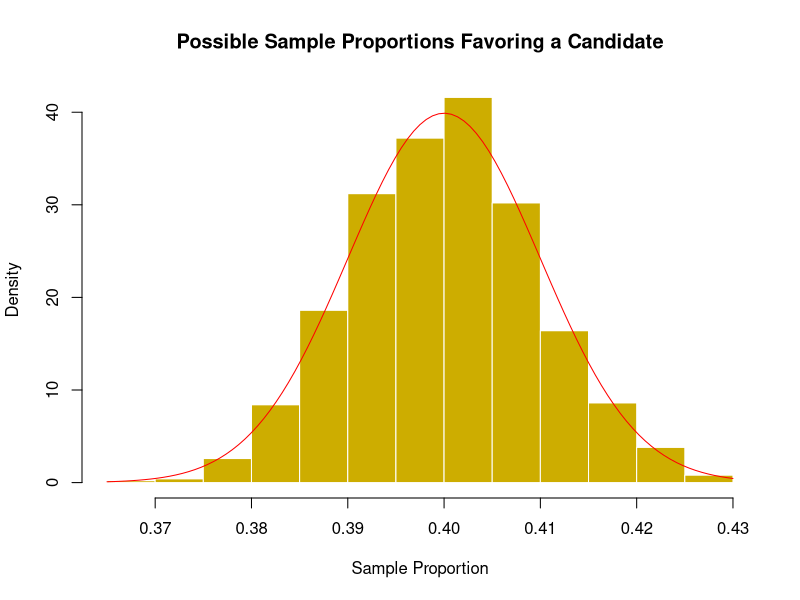
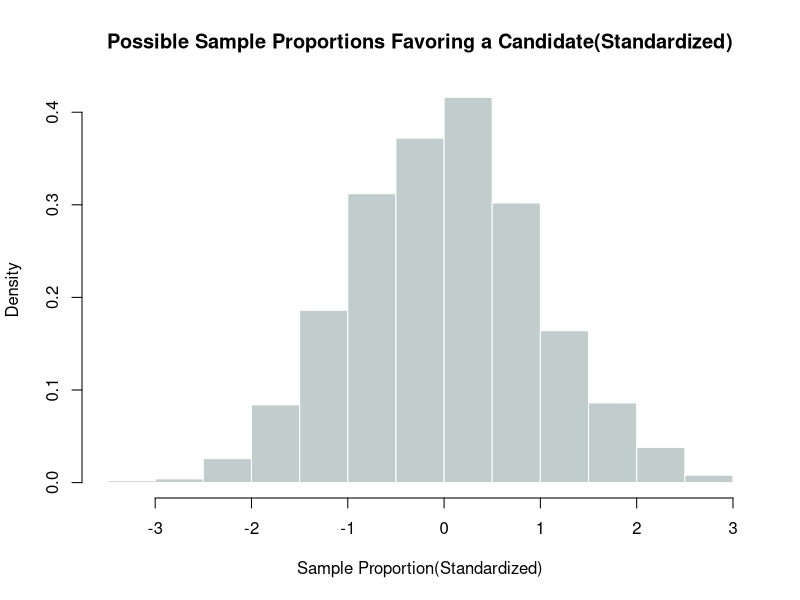
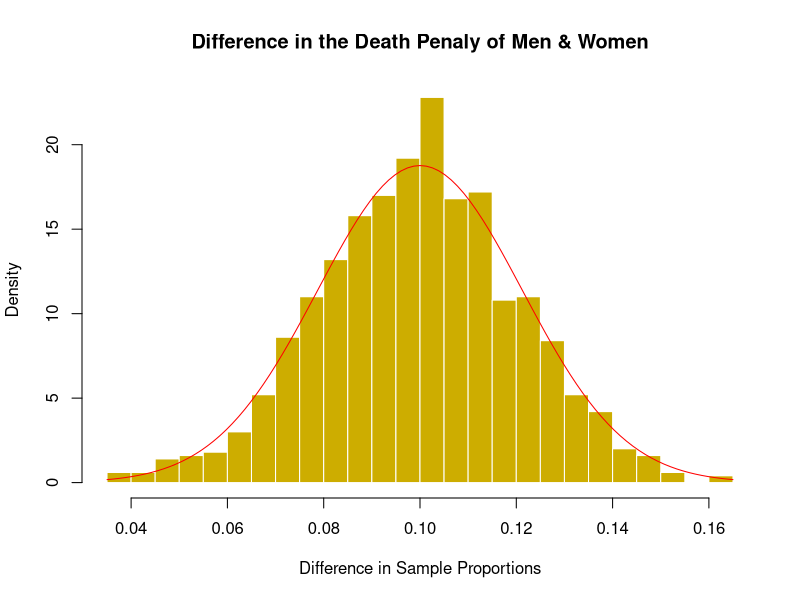
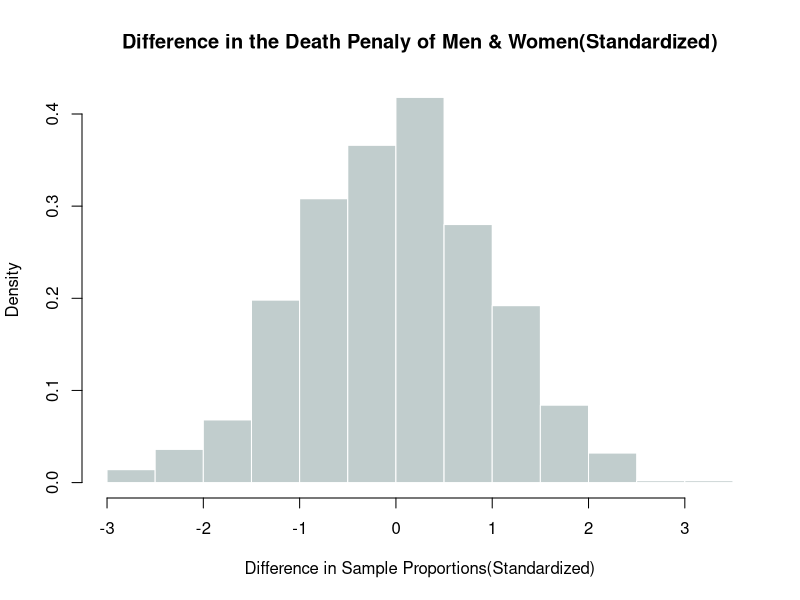
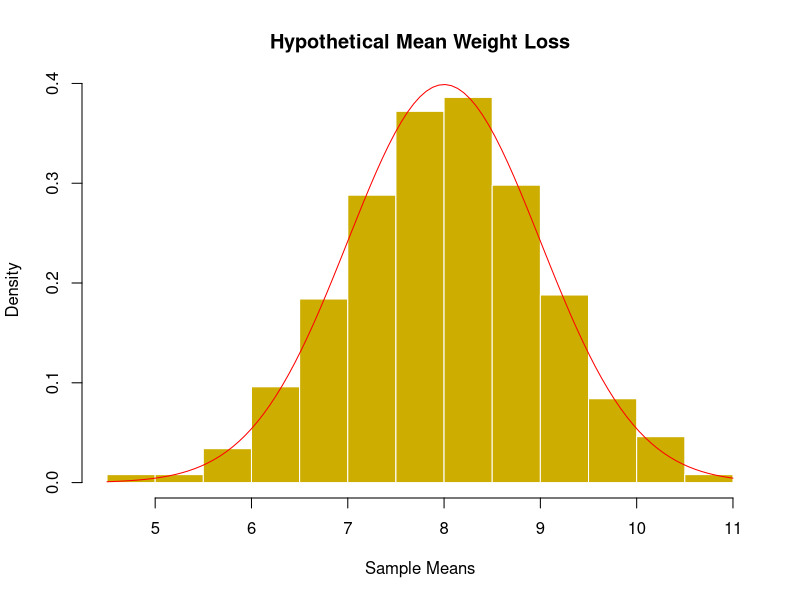
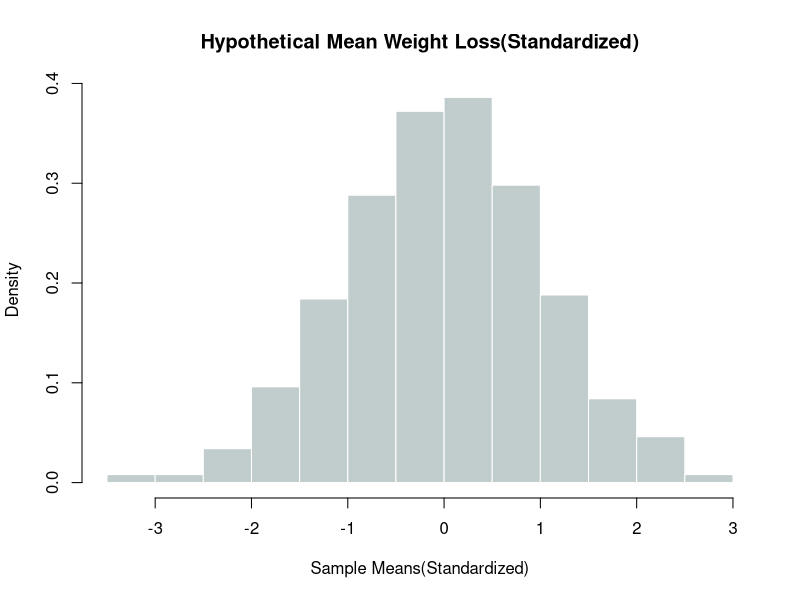
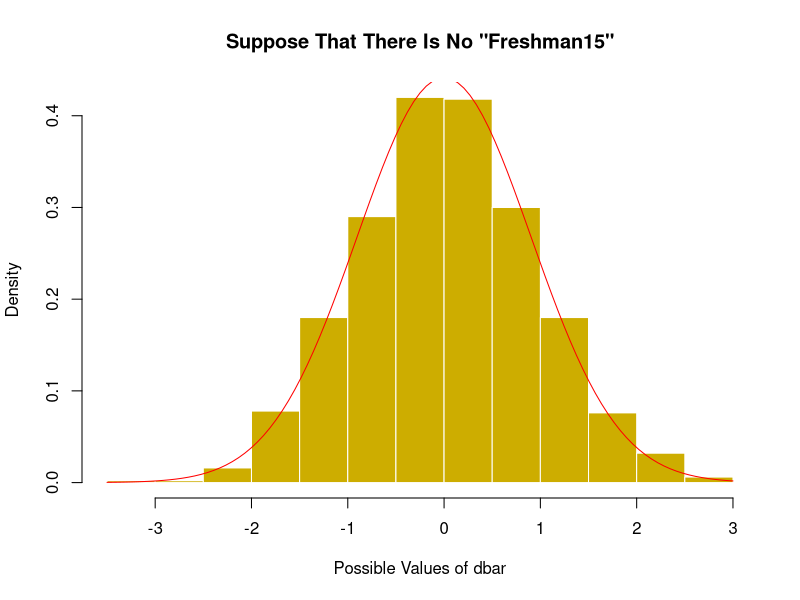
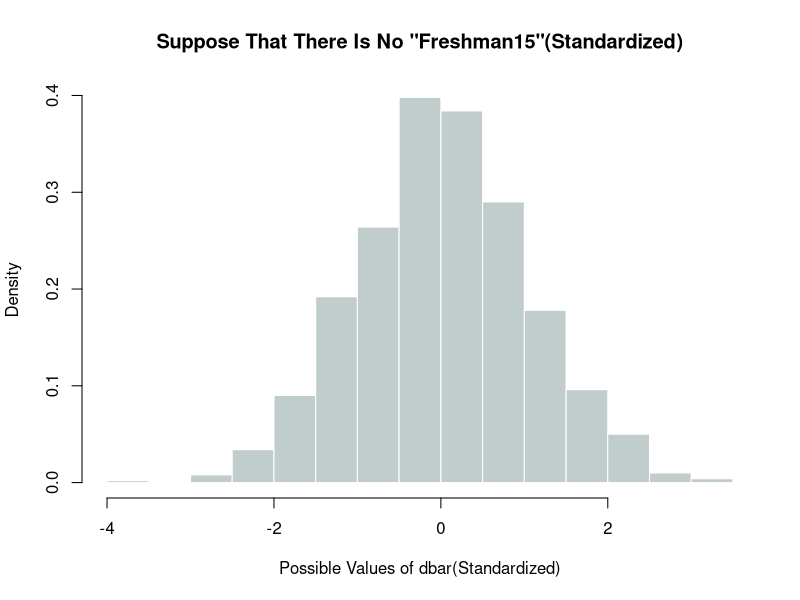

Generate these figures, in order, with R:
## ---- chunk 1
#Each of Sampling
bino.x = function(n, p){
  samp = sample(x = c(0,1), n, replace = T, prob = c(1-p, p))
  x = sum(samp)
  phat = x/n
  return(phat)
}

#Sample Many Times
simu.phat = c()
for (i in 1:1000){#進行1000次模擬
  x = bino.x(n = 2400, p = 0.4)#每次模擬抽2400人
  simu.phat[i] = x
}

#Draw
hist(simu.phat, probability = T, breaks = 20,
     main = 'Possible Sample Proportions Favoring a Candidate',
     xlab = ('Sample Proportion'),
     col = 'gold3', border = 'white')

#Calculating simulated and theoretical values
n = 2400
p = 0.4
simu.mean = mean(simu.phat);simu.mean
simu.sd = sd(simu.phat);simu.sd
theo.mean = p;theo.mean
theo.sd = sqrt(p*(1-p)/n);theo.sd

#Overlapping with a curve(curve用法很特別)
curve(dnorm(x, mean = theo.mean, sd = theo.sd), add = T, col = 'red', lwd = 1)

#Caculating Z-score
simu.z = (simu.phat - theo.mean)/theo.sd
head(simu.z)
hist(simu.z, probability = T, breaks = 20,
     main = 'Possible Sample Proportions Favoring a Candidate(Standardized)',
     xlab = 'Sample Proportion(Standardized)',
     col = 'azure3', border = 'white')
## ---- chunk 2
#Sample Many Times
simu.phat1 = c()
simu.phat2 = c()
for (i in 1:1000){#進行1000次模擬
  x = bino.x(n = 1017, p = 0.37)#每次模擬抽1017女
  simu.phat1[i] = x
}
for (i in 1:1000){#進行1000次模擬
  x = bino.x(n = 885, p = 0.27)#每次模擬抽885男
  simu.phat2[i] = x
}

simu.phat = simu.phat1 - simu.phat2

#Draw
hist(simu.phat, probability = T, breaks = 20,
     main = 'Difference in the Death Penaly of Men & Women',
     xlab = ('Difference in Sample Proportions'),
     col = 'gold3', border = 'white')

#Calculating simulated and theoretical values
n1 = 1017
n2 = 885
p1 = 0.37
p2 = 0.27
simu.mean = mean(simu.phat);simu.mean
simu.sd = sd(simu.phat);simu.sd
theo.mean = p1 - p2;theo.mean
theo.sd = sqrt(p1*(1-p1)/n1 + p2*(1-p2)/n2);theo.sd

#Overlapping with a curve(curve用法很特別)
curve(dnorm(x, mean = theo.mean, sd = theo.sd), add = T, col = 'red', lwd = 1)

#Caculating Z-score
simu.z = (simu.phat - theo.mean)/theo.sd
head(simu.z)
hist(simu.z, probability = T, breaks = 20,
     main = 'Difference in the Death Penaly of Men & Women(Standardized)',
     xlab = 'Difference in Sample Proportions(Standardized)',
     col = 'azure3', border = 'white')
## ---- chunk 3
#Sample one time
#Generate random variables(samp：observations，xbar：mean of samples)
norm.x = function(mu, sigma, n){
  samp = rnorm(n, mean = mu, sd = sigma)
  xbar = mean(samp)
}

#Sample many times
simu.xbar = c()
for (i in 1:1000){#進行1000次模擬
  x = norm.x(mu = 8, sigma = 5, n = 25)
  simu.xbar[i] = x
}

#Draw
hist(simu.xbar, probability = T, breaks = 20,
     main = 'Hypothetical Mean Weight Loss',
     xlab = ('Sample Means'),
     col = 'gold3', border = 'white')

#Calculating simulated and theoretical values
mu = 8
n = 25
sigma = 5 
simu.mean = mean(simu.xbar);simu.mean
simu.sd = sd(simu.xbar);simu.sd
theo.mean = mu;theo.mean
theo.sd = sigma/sqrt(n);theo.sd

#Overlapping with a curve(curve用法很特別)
curve(dnorm(x, mean = theo.mean, sd = theo.sd), add = T, col = 'red', lwd = 1)

#Caculating Z-score
simu.z = (simu.xbar - theo.mean)/theo.sd
head(simu.z)
hist(simu.z, probability = T, breaks = 20,
     main = 'Hypothetical Mean Weight Loss(Standardized)',
     xlab = 'Sample Means(Standardized)',
     col = 'azure3', border = 'white')
## ---- chunk 4
#Sample many times
simu.dbar = c()
for (i in 1:1000){#進行1000次模擬
  x = norm.x(mu = 0, sigma = 7, n = 60)
  simu.dbar[i] = x
}

#Draw
hist(simu.dbar, probability = T, breaks = 20,
     main = 'Suppose That There Is No "Freshman15"',
     xlab = ('Possible Values of dbar'),
     col = 'gold3', border = 'white')

#Calculating simulated and theoretical values
mu = 0
n = 60
sigma = 7 
simu.mean = mean(simu.dbar);simu.mean
simu.sd = sd(simu.dbar);simu.sd
theo.mean = mu;theo.mean
theo.sd = sigma/sqrt(n);theo.sd

#Overlapping with a curve(curve用法很特別)
curve(dnorm(x, mean = theo.mean, sd = theo.sd), add = T, col = 'red', lwd = 1)

#Caculating Z-score
simu.z = (simu.dbar - theo.mean)/theo.sd
head(simu.z)
hist(simu.z, probability = T, breaks = 20,
     main = 'Suppose That There Is No "Freshman15"(Standardized)',
     xlab = 'Possible Values of dbar(Standardized)',
     col = 'azure3', border = 'white')
## ---- chunk 5
#Sample many times
simu.xbar1 = c()
simu.xbar2 = c()
for (i in 1:1000){#進行1000次模擬
  x = norm.x(mu = 107, sigma = 15, n = 87)#每次模擬抽87男
  simu.xbar1[i] = x
}

for (i in 1:1000){#進行1000次模擬
  x = norm.x(mu = 88, sigma = 15, n = 102)#每次模擬抽102女
  simu.xbar2[i] = x
}

simu.xbar = simu.xbar1 - simu.xbar2

#Draw
hist(simu.xbar, probability = T, breaks = 20,
     main = 'Who Are the Speed Demons?',
     xlab = ('Difference in Sample Means'),
     col = 'gold3', border = 'white')

#Calculating simulated and theoretical values
mu1 = 107
mu2 = 88
sigma1 = 15
sigma2 = 15
n1 = 87
n2 = 102
simu.mean = mean(simu.xbar);simu.mean
simu.sd = sd(simu.xbar);simu.sd
theo.mean = mu1 - mu2;theo.mean
theo.sd = sqrt(sigma1^2/n1 + sigma2^2/n2);theo.sd

#Overlapping with a curve(curve用法很特別)
curve(dnorm(x, mean = theo.mean, sd = theo.sd), add = T, col = 'red', lwd = 1)

#Caculating Z-score
simu.z = (simu.xbar - theo.mean)/theo.sd
head(simu.z)
hist(simu.z, probability = T, breaks = 20,
     main = 'Who Are the Speed Demons?(Standardized)',
     xlab = 'Difference in Sample Means(Standardized)',
     col = 'azure3', border = 'white')
